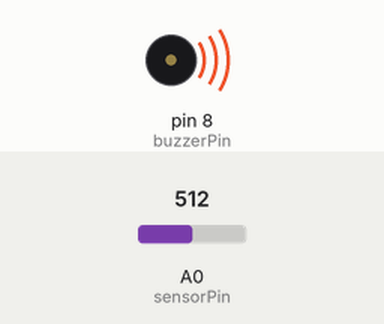
Simulated run of this sketch. Board: Arduino Uno, built with avr-gcc and run on an emulated ATmega328P. Shown: buzzer (waves = sounding). The test bench sets the inputs (shaded band); at power-on: A0 (sensorPin) = 512. What the sketch prints to the serial monitor is not drawn.

Above: at 0.1 s.
Timing chart, 0 to 1.6 s (numbered marks = the images above):
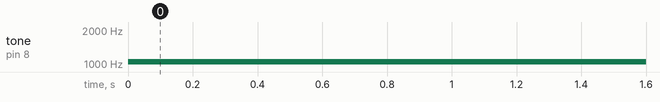

The sketch:

arduino_soundEffect.ino
```cpp
const int buzzerPin = 8;
const int sensorPin = A0;  // pin that the sensor is attached to

void setup() {
  Serial.begin(9600);
  pinMode(buzzerPin, OUTPUT);

}

void loop() {
  // read the sensor:
  unsigned int sensorValue = analogRead(sensorPin);

  // apply the calibration to the sensor reading
  sensorValue = map(sensorValue, 0, 1023, 100, 2000);

  // fade the LED using the calibrated value:
  //analogWrite(ledPin, sensorValue);

  tone(buzzerPin, sensorValue);

  Serial.println(sensorValue);

  //noTone(buzzerPin);
  delay(200);


}
```

Measured:
- by itself, tone on pin 8 (buzzerPin): silent → 1050 Hz at 0.00 s
